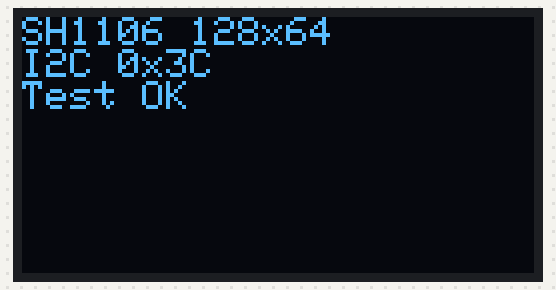
Bench run of a sketch on a simulated Arduino Uno, built with avr-gcc and run on an emulated ATmega328P. On the bench: 128×64 one-colour display.

Above: at 0.1 s.

The sketch:

oled_sh1106_test.ino
```cpp
#include <Wire.h>
#include <Adafruit_GFX.h>
#include <Adafruit_SH110X.h>

#define OLED_ADDR 0x3C

Adafruit_SH1106G display(128, 64, &Wire, -1);

void setup() {
  Wire.begin();
  Serial.begin(9600);

  display.begin(OLED_ADDR, true);
  display.clearDisplay();
  display.setTextSize(1);
  display.setTextColor(SH110X_WHITE);
  display.setCursor(0, 0);
  display.println("SH1106 128x64");
  display.println("I2C 0x3C");
  display.println("Test OK");
  display.display();
}

void loop() {
}
```
